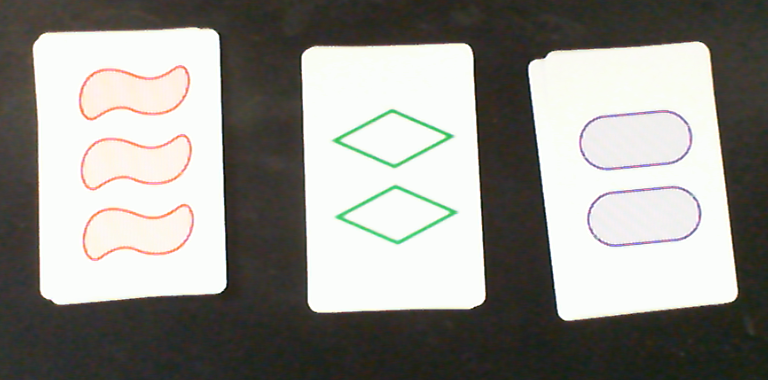
#> input picture set3.png, 768 x 380 px
$ python hough_circle.py
#> lines starting #> are read from the running program, lines starting #| are printed output that depends on the picture; after the words box and inside, x2 and y2 are one past the last pixel; in counts of white or black regions, pixels touching at a corner belong together
import sys
import cv2 as cv
import numpy as np


def main(argv):

    default_file = 'set3.png'
    filename = argv[0] if len(argv) > 0 else default_file
    # Loads an image
    src = cv.imread(cv.samples.findFile(filename), cv.IMREAD_COLOR)
#> src is the input picture: shape (380, 768, 3); mean B, G, R 140.4, 145.7, 146.8
    # Check if image is loaded fine
    if src is None:
        print('Error opening image!')
        print('Usage: hough_circle.py [image_name -- default ' + default_file + '] \n')
        return -1

    gray = cv.cvtColor(src, cv.COLOR_BGR2GRAY)
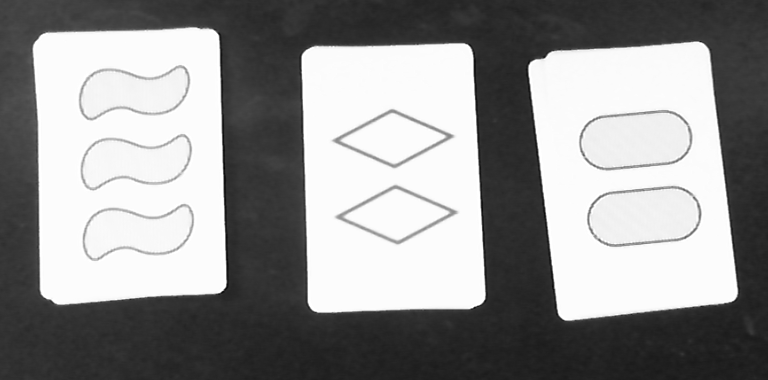
#> gray: shape (380, 768); min 2, max 255, mean 145.4

    gray = cv.medianBlur(gray, 5)

    rows = gray.shape[0]
#> rows = 380
    circles = cv.HoughCircles(gray, cv.HOUGH_GRADIENT, 1, rows / 8, param1=100, param2=30, minRadius=1, maxRadius=30)
#> circles = [[671.5, 214.5, 29.4], [607.5, 142.5, 28.2], [615.5, 217.5, 29.3], [666.5, 137.5, 26.1], [112.5, 236.5, 29.4]]

    if circles is not None:
        circles = np.uint16(np.around(circles))
#> circles = [[672, 214, 29], [608, 142, 28], [616, 218, 29], [666, 138, 26], [112, 236, 29]]
        for i in circles[0, :]:
            center = (i[0], i[1])
            # circle center
            cv.circle(src, center, 1, (0, 100, 100), 3)
            # circle outline
            radius = i[2]
            cv.circle(src, center, radius, (255, 0, 255), 3)
#> this loop made 5 passes
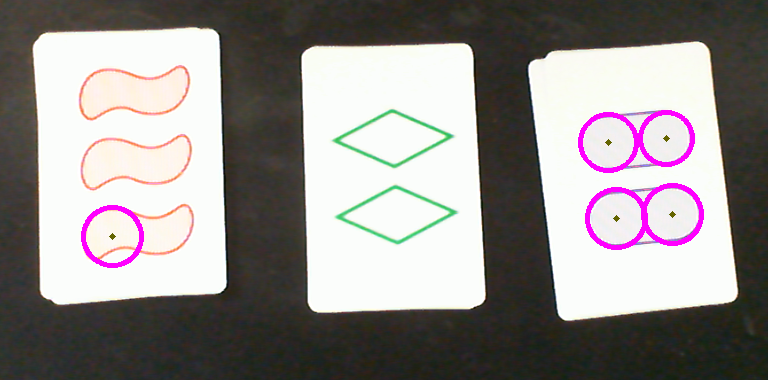
#> src: shape (380, 768, 3); 1.54% of pixels changed, all inside (x1, y1, x2, y2) = (81, 110, 704, 268)

    cv.imshow("detected circles", src)
    cv.waitKey(0)

    return 0
if __name__ == "__main__":
 main(sys.argv[1:])

$ run again, with set2.png copied over set3.png
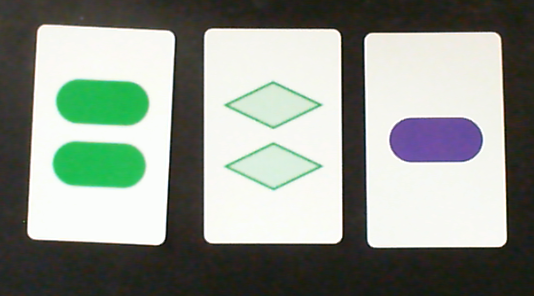
#> input picture set2.png, 534 x 296 px
#> in main, src is the input picture: shape (296, 534, 3); mean B, G, R 140.8, 149.7, 142.8
#> in main, `gray = cv.cvtColor(src, cv.COLOR_BGR2GRAY)`:
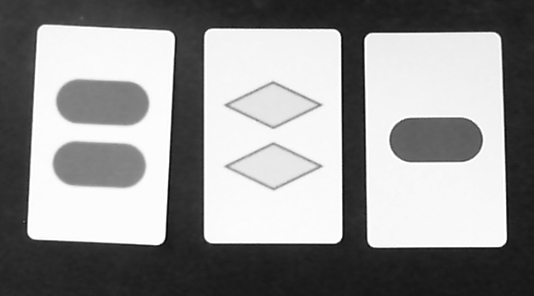
#> gray: shape (296, 534); min 3, max 255, mean 146.7
#> in main, `circles = cv.HoughCircles(gray, cv.HOUGH_GRADIENT, 1, rows / 8, param1..`: circles = [[411.5, 139.5, 22.1], [122.5, 165.5, 22.5], [459.5, 139.5, 22.1], [77.5, 100.5, 21.3], [74.5, 162.5, 22.4], [125.5, 102.5, 23.2]]
#> in main, `circles = np.uint16(np.around(circles))`: circles = [[412, 140, 22], [122, 166, 22], [460, 140, 22], [78, 100, 21], [74, 162, 22], [126, 102, 23]]
#> the loop in main, `for i in circles[0, :]:` made 6 passes
#> after the loop in main, `for i in circles[0, :]:`:
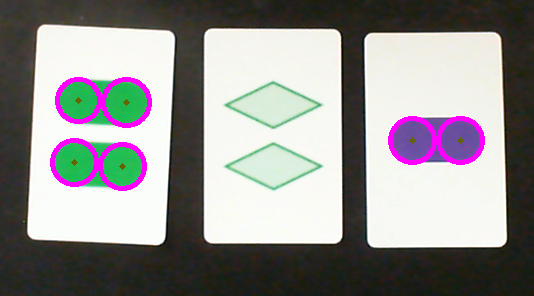
#> src: shape (296, 534, 3); 2.73% of pixels changed, all inside (x1, y1, x2, y2) = (50, 77, 485, 191)

$ run again, with area_histogram.png copied over set3.png
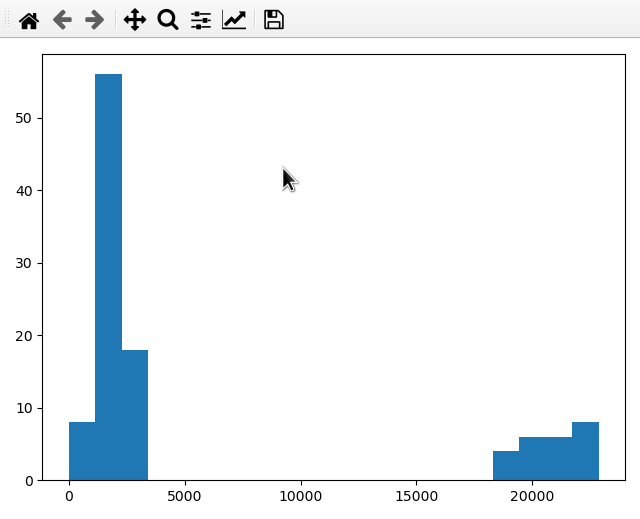
#> input picture area_histogram.png, 640 x 519 px
#> in main, src is the input picture: shape (519, 640, 3); mean B, G, R 246, 242.3, 236.8
#> in main, `gray = cv.cvtColor(src, cv.COLOR_BGR2GRAY)`:
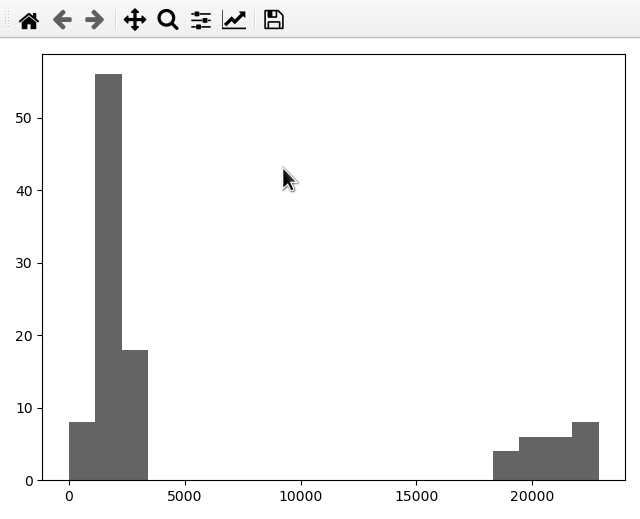
#> gray: shape (519, 640); min 0, max 255, mean 241.1
#> in main, `gray = cv.medianBlur(gray, 5)`:
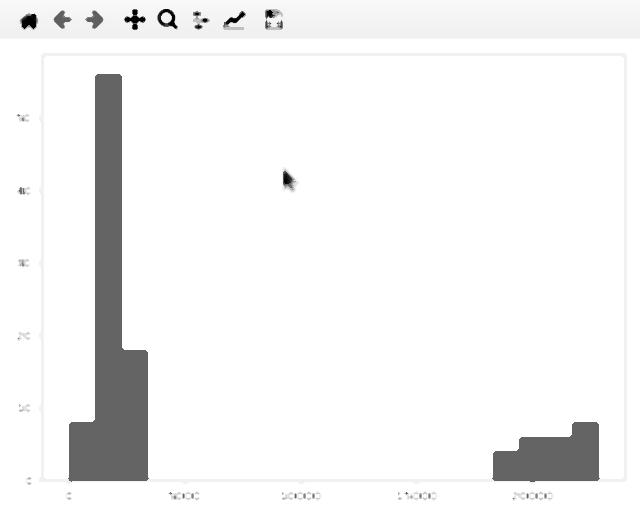
#> gray: shape (519, 640); min 0, max 255, mean 243.3
#> circles = None

$ run again, with poly_histogram.png copied over set3.png
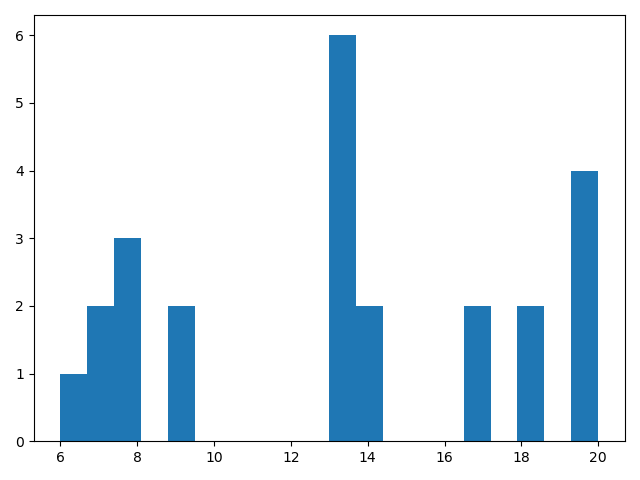
#> input picture poly_histogram.png, 640 x 480 px
#> in main, src is the input picture: shape (480, 640, 3); mean B, G, R 241.9, 233.2, 220.7
#> in main, `gray = cv.cvtColor(src, cv.COLOR_BGR2GRAY)`:
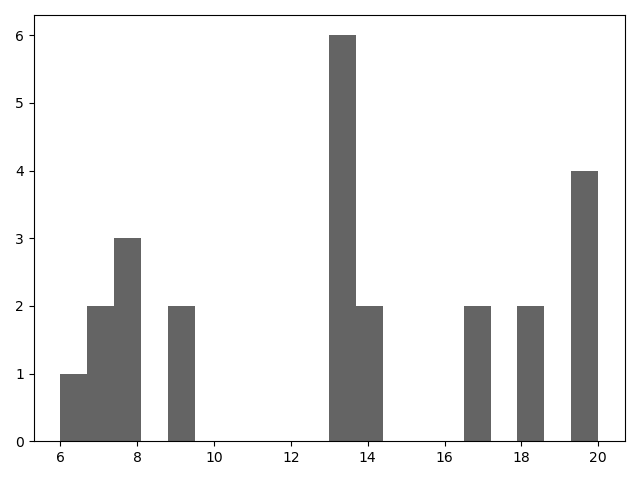
#> gray: shape (480, 640); min 0, max 255, mean 230.5
#> circles = None
